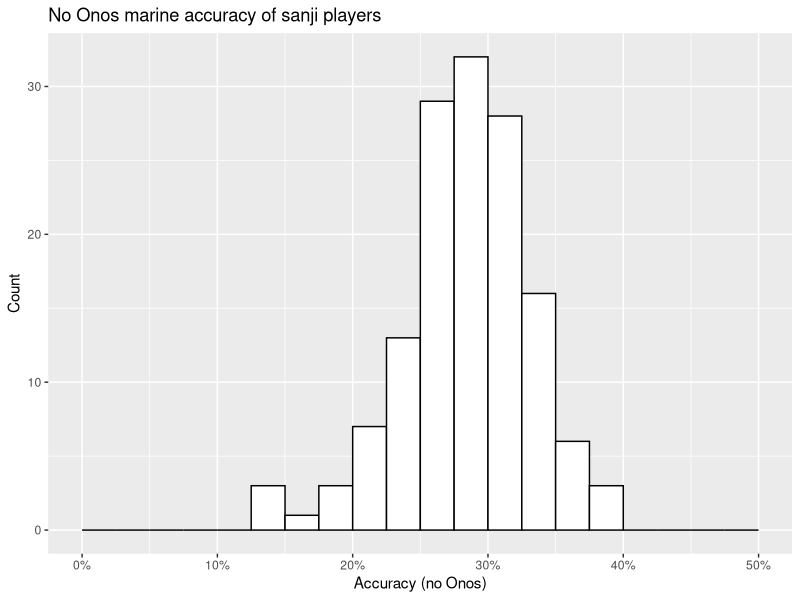

This chart was generated by the following R code:
library(ggplot2)
library(ggrepel)
library(reshape)
library(dplyr)
library(scales)

df = read.csv("sanji_marine_acc.csv")

ggplot(df, aes(x=accuracy_no_onos)) + 
  labs(y = "Count", x = "Accuracy (no Onos)", title = "No Onos marine accuracy of sanji players") +
  scale_x_continuous(labels = scales::percent) +
  geom_histogram(fill="white", color="black", breaks=seq(0, 0.5, 0.025))
